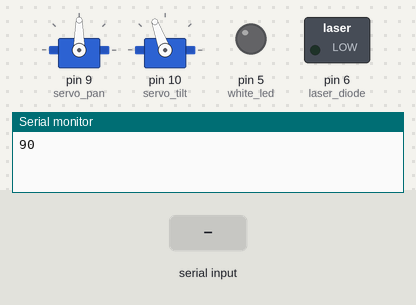
A sketch run on a simulated Arduino Uno, built with avr-gcc and run on an emulated ATmega328P. On the bench: 2 × servo, switched loads named in the sketch (green lamp = pin HIGH), output pins drawn as LEDs (lit = HIGH), the last lines printed to the serial monitor. The test bench sets the inputs (shaded band).

Above: at 1.2 s.
1.3 s: "200\n" received over Serial
At 2.5 s:
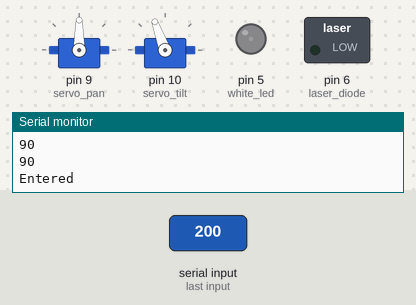
2.8 s: "e90\n" received over Serial
4.3 s: "90,45\n" received over Serial
At 5.0 s:
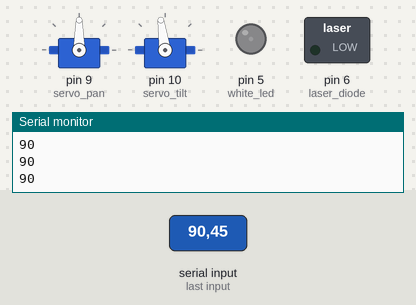
5.8 s: "30,150\n" received over Serial
At 6.2 s:
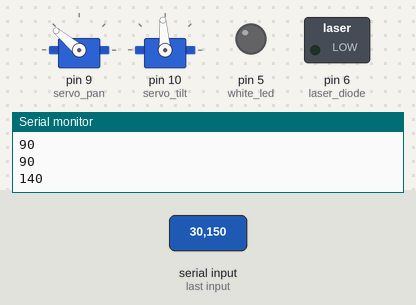
Timing chart, 0 to 8.3 s (numbered marks = the images above; inputs shaded):
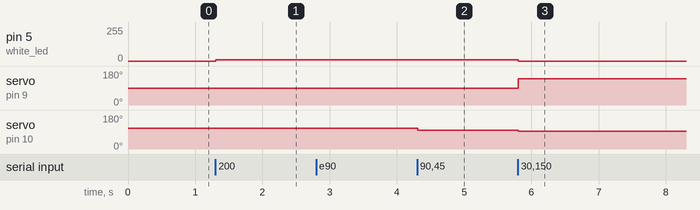

The sketch:

pan_tilt_led_shoot.ino
```cpp
/* Glowing LED for Shooting- These will be based only on PAN and not TILT
Red LED would glow iff the angles sent to arduino are less than 3 degrees for 15 consecutive frames, else glows proportionally
*/
#include <SoftwareSerial.h>
#include <Servo.h>

Servo servo_pan;
Servo servo_tilt;
int last_pos_pan, updated_pos_pan, last_pos_tilt, updated_pos_tilt;


int save[3]={0,0,0}, digit=0;
int i, recv, angle_recv;
int white_led=5, white_count=0;  // Count for no.of consecutive frames
int white_ref=servo_pan.read();
int laser_diode=6;


void setup() {
  servo_pan.attach(9);
  servo_tilt.attach(10);
  pinMode(white_led, OUTPUT);
  Serial.begin(9600);
  Serial.println(white_ref);
  servo_pan.write(90);   servo_tilt.write(110);
  analogWrite(white_led, 0);  analogWrite(laser_diode, 0);
}

void loop() {

  if(Serial.available() >0){
      recv = Serial.read();
      if(recv=='e'){
        for(i=0;i<3;i++)
            save[i]=0;
        Serial.println("e");
        digit=0;
      }
      else if(digit<=3){
        save[digit]=recv-48;
        digit=digit+1;
        if(digit==3){
          for(i=0;i<3;i++)
            Serial.println(save[i]);
          // Updating servo angles and angle to move
          last_pos_pan=servo_pan.read();
          if(last_pos_pan>175 || last_pos_pan<5)
             servo_pan.write(90);
          last_pos_tilt=servo_tilt.read();
          if(last_pos_tilt>175 || last_pos_tilt<5)
             servo_tilt.write(110);
          angle_recv=save[2]+10*save[1];

          // Moving the Servos
          if(save[0]==1)
            servo_pan.write(last_pos_pan+angle_recv);
          else if(save[0]==2)
            servo_pan.write(last_pos_pan-angle_recv);
          else if(save[0]==3)
            servo_tilt.write(last_pos_tilt+angle_recv);
          else if(save[0]==4)
            servo_tilt.write(last_pos_tilt-angle_recv);


          // Updating Pan and Tilt Positions
          updated_pos_pan=servo_pan.read();
          updated_pos_tilt=servo_tilt.read();

          // Signal to Red LED
          Serial.println(white_ref);
          Serial.println(last_pos_pan);
          Serial.println(updated_pos_pan);
          if(save[0]==1 || save[0]==2){
            if(abs(updated_pos_pan-white_ref)<3){
              Serial.println("Entered");
              white_count=white_count+1;
              if(white_count>=15)   {                         // This line can be edited
                analogWrite(white_led, 150);
                analogWrite(laser_diode, 150);
              }
              else if(white_count<15){
                analogWrite(laser_diode, 0);
                analogWrite(white_led, 150*white_count/15);   // This line can be edited
              }
            }
            else{
              white_ref=updated_pos_pan;
              white_count=0;
              analogWrite(white_led, 0);
            }
          }
          // Cleaning Digits
          for(i=0;i<3;i++){
            save[i]=0;
            digit=0;
          }
        }
      }
  }
}
```

Measured:
- after the input at 1.3 s, pin 5 (white_led): 0/255 → 10/255 at once
- after the input at 4.3 s, servo on pin 10 (servo_tilt): 110° → 98° at once
- after the input at 5.8 s, pin 5 (white_led): 10/255 → 0/255 at once; servo on pin 9 (servo_pan): 90° → 140° at once; servo on pin 10 (servo_tilt): 98° → 94° at once
